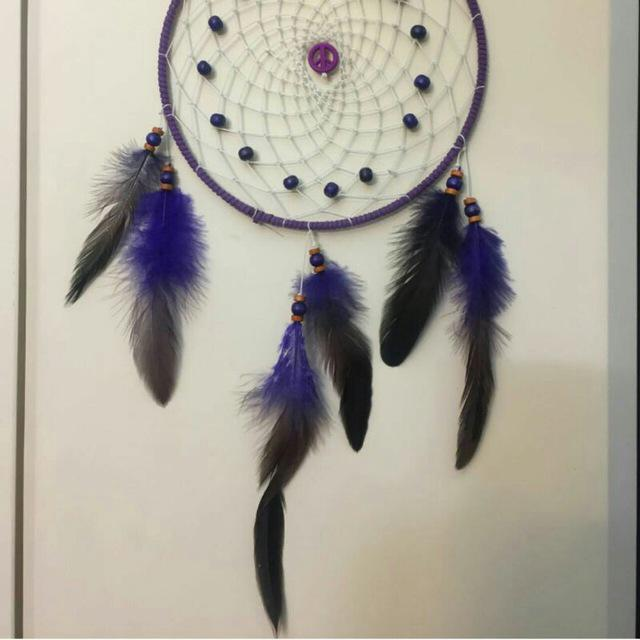
#> input picture 1.jpg, 640 x 640 px
$ python 'gray image to binary.py'
#> lines starting #> are read from the running program, lines starting #| are printed output that depends on the picture; after the words box and inside, x2 and y2 are one past the last pixel; in counts of white or black regions, pixels touching at a corner belong together
import cv2
img=cv2.imread('1.jpg')
#> img is the input picture: shape (640, 640, 3); mean B, G, R 156.4, 167.9, 172.5
gray_img=cv2.cvtColor(img,cv2.COLOR_BGR2GRAY)
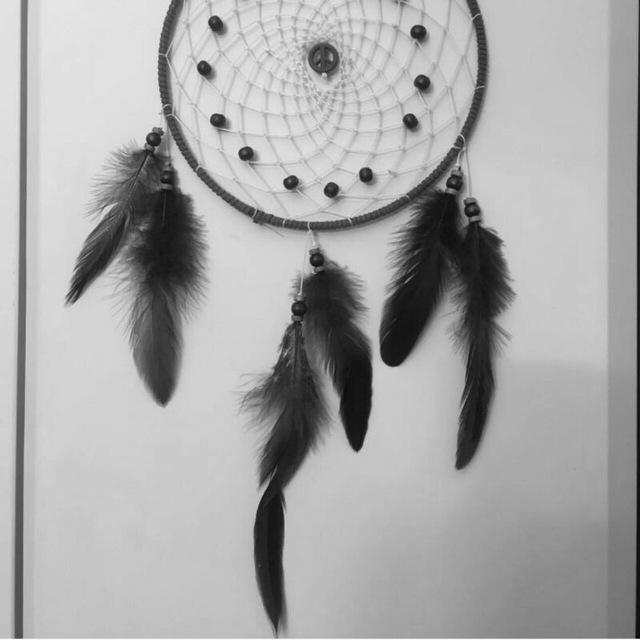
#> gray_img: shape (640, 640); min 3, max 254, mean 168
ret,bw=cv2.threshold(gray_img, 127, 256,cv2.THRESH_BINARY)
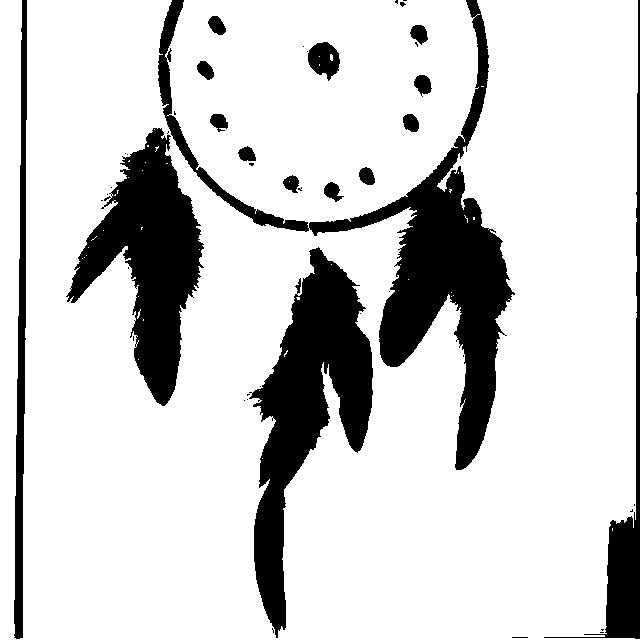
#> bw: shape (640, 640); 81.7% white; 46 black regions (30 under 20 px), largest, box (x1, y1, x2, y2) and area: (158, 0, 515, 470) 25281, (249, 247, 373, 638) 19634, (66, 128, 204, 406) 16672
cv2.imshow('orginal',img)
cv2.imshow('gray',gray_img)
cv2.imshow('binary',bw)
cv2.waitKey(0)
cv2.destroyAllWindows()
